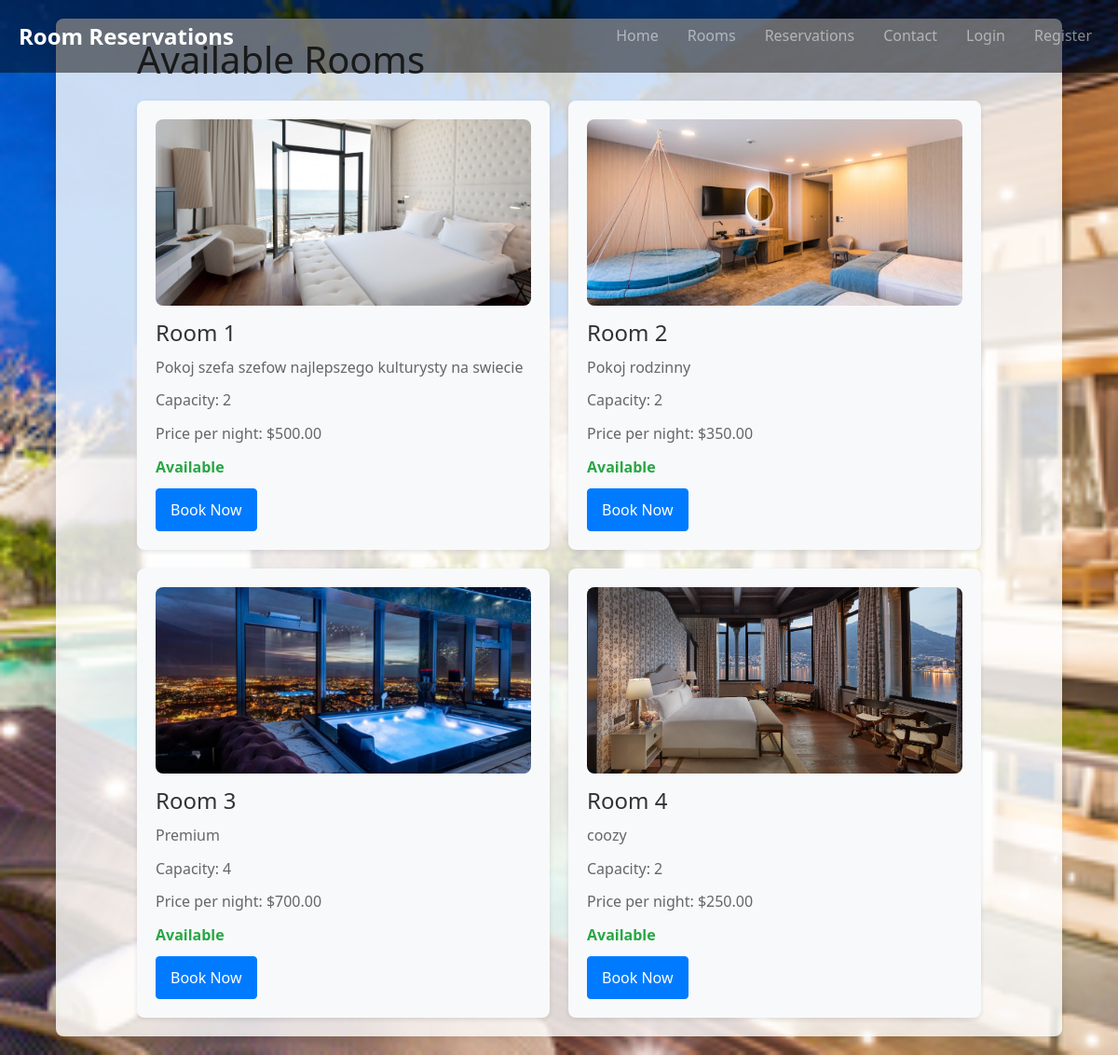
The page /available_rooms/ on the database as committed earlier.
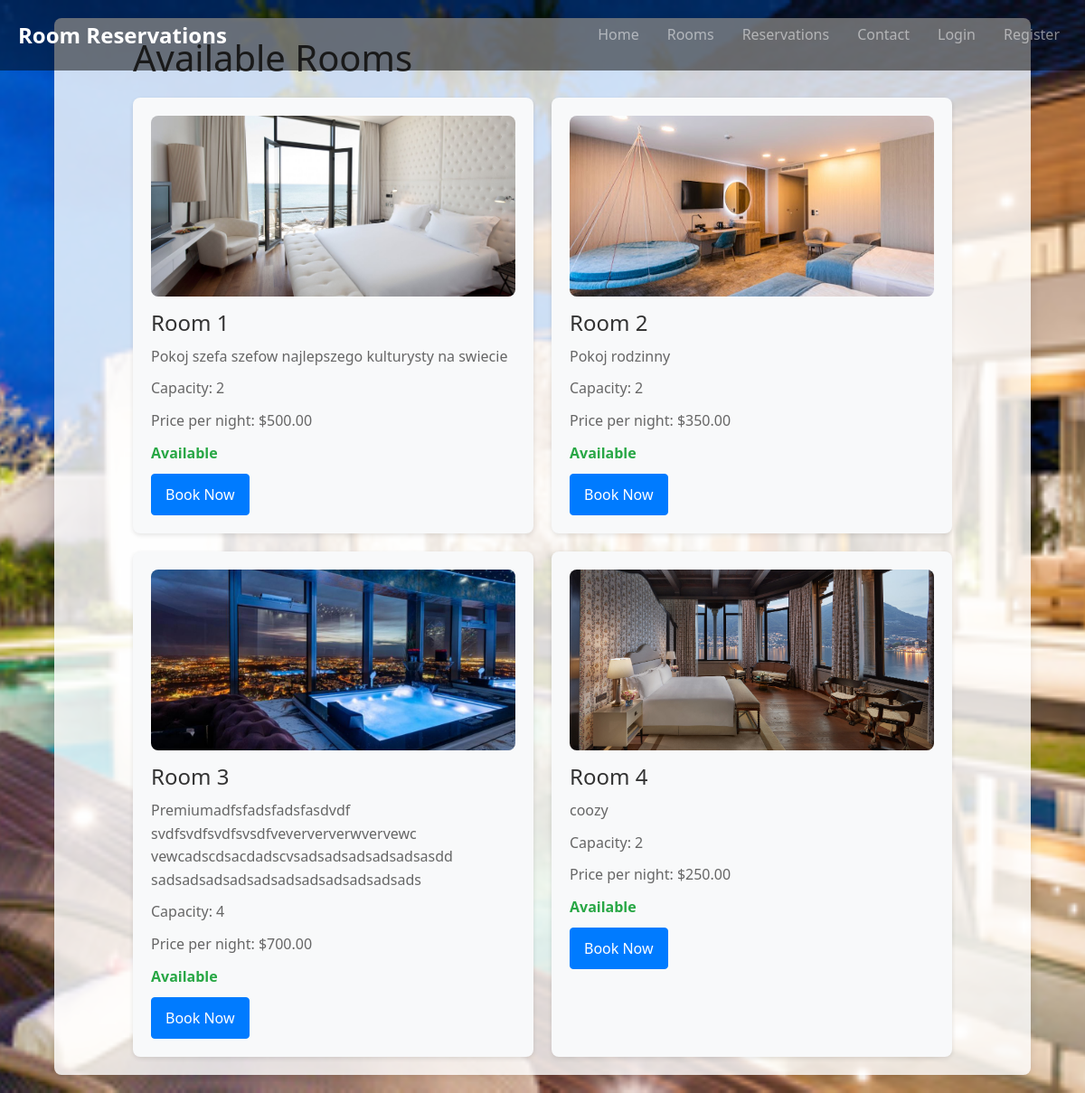
The same page on the database as committed later.
### reservations/models.py (models this page shows, shortened)
class Room(models.Model):
    room_number = models.CharField(max_length=10, unique=True)
    capacity = models.IntegerField()
    is_available = models.BooleanField(default=True)
    description = models.TextField(blank=True)
    price_per_night = models.DecimalField(max_digits=8, decimal_places=2)
    image = models.ImageField(upload_to='rooms/', blank=True)
    bed_type = models.CharField(max_length=50, blank=True, choices=[('Single', 'Single'), ('Double', 'Double'), ('Queen', 'Queen'), ('King', 'King')])
    size = models.IntegerField(help_text="Size of the room in square meters", blank=True, null=True, default=0)
    view = models.CharField(max_length=100, blank=True, choices=[('Sea', 'Sea'), ('Mountain', 'Mountain'), ('City', 'City')])
    amenities = models.TextField(help_text="List of amenities separated by commas", blank=True)

### reservations/views.py (the view)
# urls.py: path('available_rooms/', views.available_rooms, name='available_rooms'),
def available_rooms(request):
    check_in = request.GET.get('check_in')
    check_out = request.GET.get('check_out')
    if check_in and check_out:
        try:
            check_in = datetime.strptime(check_in, '%Y-%m-%d')
            check_out = datetime.strptime(check_out, '%Y-%m-%d')
            check_in = timezone.make_aware(check_in, timezone.get_default_timezone())
            check_out = timezone.make_aware(check_out, timezone.get_default_timezone())
            available_rooms = Room.objects.filter(
                is_available=True
            ).exclude(
                Q(reservation__check_in__lt=check_out, reservation__check_out__gt=check_in, reservation__status='active')
            )
        except ValueError:
            available_rooms = Room.objects.none()  # Jeśli daty są niepoprawne
    else:
        available_rooms = Room.objects.all()
    return render(request, 'available_rooms.html', {
        'rooms': available_rooms,
        'check_in': check_in,
        'check_out': check_out
    })

### reservations/templates/available_rooms.html
{% extends 'base.html' %}
{% block content %}
<div class="container">
    <h1>Available Rooms</h1>
    <div class="room-grid">
        {% for room in rooms %}
        <div class="room-card">
            {% if room.image %}
            <img src="{{ room.image.url }}" alt="Room {{ room.room_number }}" class="room-image">
            {% endif %}
            <h2>Room {{ room.room_number }}</h2>
            <p>{{ room.description }}</p>
            <p>Capacity: {{ room.capacity }}</p>
            <p>Price per night: ${{ room.price_per_night }}</p>
            {% if room.is_available %}
            <p class="available">Available</p>
            <a href="{% url 'book_room' room.id %}?check_in={{ check_in|date:'Y-m-d' }}&check_out={{ check_out|date:'Y-m-d' }}" class="btn btn-primary">Book Now</a>
            {% else %}
            <p class="not-available">Not Available</p>
            {% endif %}
        </div>
        {% endfor %}
    </div>
</div>
{% endblock %}

Rows that differ between the two databases and show on the page:
changed Room: description "Premium" → "Premiumadfsfadsfadsfasdvdf svdfsvdfsvdfsvsdfveverververwvervewc vewcadscdsacdadscvsadsadsadsadsadsasdd sadsadsadsadsadsadsadsadsadsadsads"
